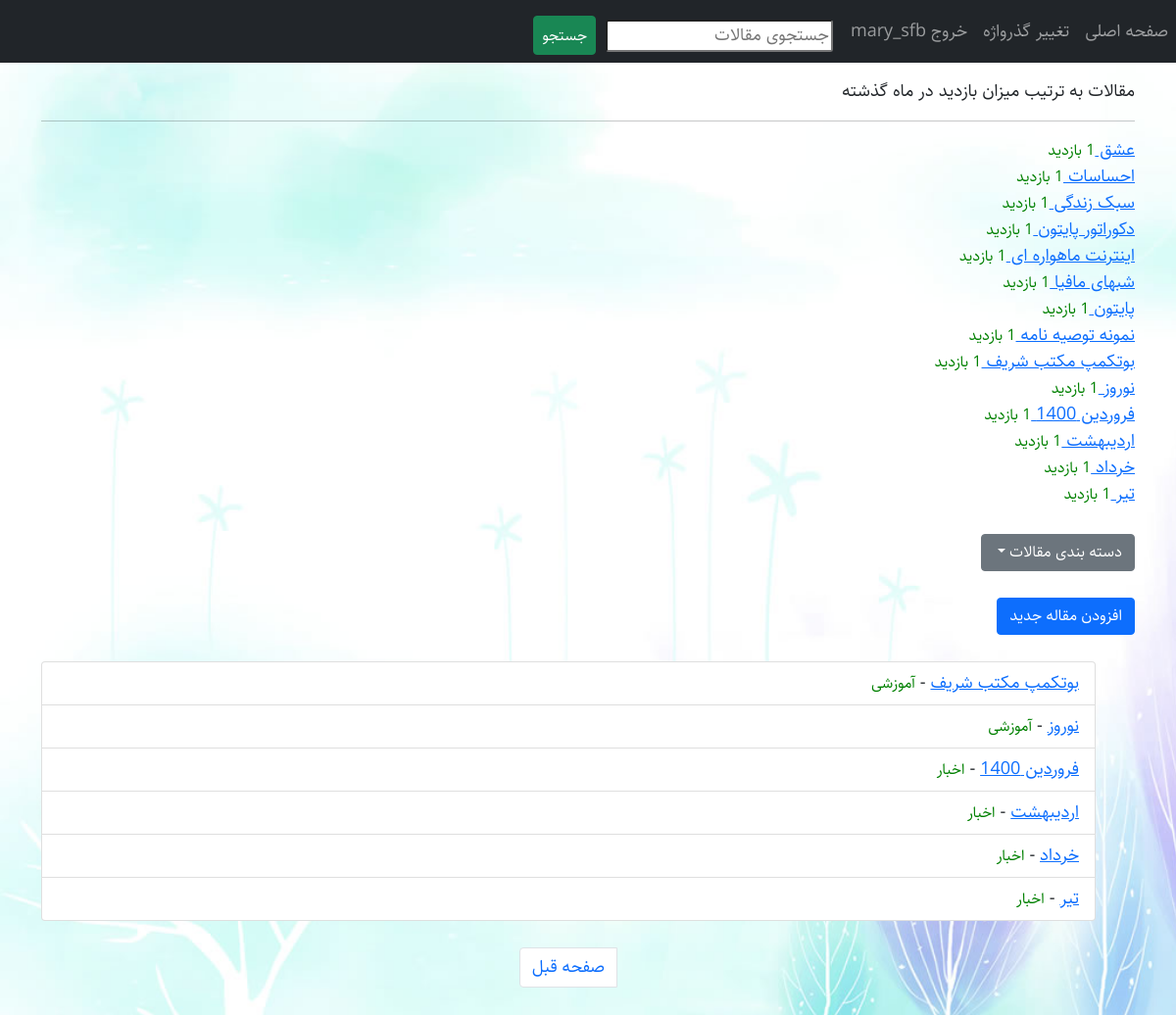
/?page=2 (signed in), run on the app's committed database.
### myblog/models.py (models this page shows, shortened)
class Article(models.Model):
    STATUS = (
        ('draft', 'Draft'),
        ('publish', 'Publish')
    )
    title = models.CharField(max_length=120, verbose_name='عنوان')
    slug = models.SlugField(max_length=120, unique=True)
    body = RichTextUploadingField(blank=True, null=True, verbose_name='بدنه مقاله')
    category = models.ManyToManyField(Category, related_name='articles', verbose_name='دسته بندی')
    publish_time = models.DateTimeField(default=timezone.now, verbose_name='زمان انتشار')
    created = models.DateTimeField(auto_now_add=True)
    updated = models.DateTimeField(auto_now=True)
    status = models.CharField(max_length=100, choices=STATUS, default='draft', verbose_name='وضعیت')
    writer = models.ForeignKey(User, on_delete=models.CASCADE, verbose_name='نویسنده')
    objects = PublishedArticleManager()
    hits = models.ManyToManyField(IPAddress, blank=True, through='ArticleHit', related_name='hits')
    class Meta:
        verbose_name = 'مقاله'
        verbose_name_plural = 'مقالات'
    def jpublish(self):
        return jalali_convertor(self.publish_time)
    jpublish.short_description = 'زمان انتشار'
    def get_absolute_url(self):
        return reverse('myblog:article_detail', args=[self.id, self.slug])
    def category_published(self):
        return self.category.filter(status=True)

class Category(models.Model):
    title = models.CharField(max_length=200)
    slug = models.SlugField(max_length=100, unique=True)
    status = models.BooleanField(default=True)
    position = models.IntegerField()
    class Meta:
        verbose_name = 'دسته بندی'
        verbose_name_plural = 'دسته بندی ها'
        ordering = ('position',)
    def get_absolute_url(self):
        return reverse('myblog:category', args=[self.slug])

### myblog/views.py (the view)
# urls.py: path('', views.all_articles, name='all_articles'),
def all_articles(request):
    last_month = datetime.today() - timedelta(days=30)
    all_articles = Article.objects.published()
    paginator = Paginator(all_articles, 8)
    page = request.GET.get('page')
    articles = paginator.get_page(page)
    categories = Category.objects.filter(status=True)
    popular_articles = Article.objects.published().annotate(count=Count('hits', filter=Q(articlehit__created__gt=last_month))).order_by('-count')
    context = {'categories': categories,
               'articles': articles,
               'popular_articles': popular_articles}
    return render(request, 'myblog/all_articles.html', context)

### myblog/models.py (called while the page is built)
    def published(self):
        return self.filter(status='publish')

### myblog/templates/myblog/all_articles.html (shortened to what this page needs)
{% extends 'base.html' %}
{% load static %}
{% block custom_tags %}
<link href="{% static 'myblog/css/style.css' %}" rel="stylesheet">
<link href="{% static 'myblog/css/rtl.css' %}" rel="stylesheet">
{% endblock %}
{% block content %}
<div class='popular-articles'>
    <p>مقالات به ترتیب میزان بازدید در ماه گذشته</p>
    <hr>
    {% for article in popular_articles %}
    <div>
        <a href="{% url 'myblog:article_detail' article.id article.slug %}">{{ article.title }}  </a><small>{{ article.hits.count }} بازدید</small>
    </div>
    {% endfor %}
</div><br/>
<div class="dropdown">
  <button class="btn btn-secondary dropdown-toggle" type="button" id="dropdownMenuButton1" data-bs-toggle="dropdown" aria-expanded="false">
دسته بندی مقالات  </button>
</div>
<br/>
<a href="{% url 'myblog:article_create' %}" class="btn btn-primary">افزودن مقاله جدید</a>
<br/><br/>
    <ul class="list-group">
    {% for article in articles %}
         <li class="list-group-item"><a href="{{ article.get_absolute_url }}">{{ article.title }}</a> -
             <small>{% for c in article.category_published.all %}
            {{ c.title }}
            {% endfor %}</small>
         </li>
    {% endfor %}
    </ul><br/>
<nav aria-label="Page navigation example">
  <ul class="pagination justify-content-center">
    <li class="page-item">
         {% if articles.has_previous %}
      <a class="page-link" href="{% url 'myblog:all_articles' %}?page={{ articles.previous_page_number }}" tabindex="-1">صفحه قبل</a>
        {% endif %}
    </li>
  </ul>
</nav>
<br/>
{% endblock %}

### templates/inc/navbar.html
<nav class="navbar navbar-expand-lg navbar-dark bg-dark">
  <div class="navbar-nav">
    <a class="nav-item nav-link" href="{% url 'myblog:all_articles' %}">صفحه اصلی </a>
    {% if request.user.is_authenticated %}
       <a class="nav-item nav-link" href="{% url 'accounts:password_change' %}">تغییر گذرواژه</a>
        <a class="nav-item nav-link" href="{% url 'accounts:user_logout' %}">خروج {{ request.user }}</a>
    {% else %}
    <a class="nav-item nav-link" href="{% url 'accounts:user_login' %}">ورود</a>
    <a class="nav-item nav-link" href="{% url 'accounts:user_register' %}">ثبت نام</a>
    {% endif %}
  </div>
    <form class="form-inline mt-2" action="{% url 'myblog:search' %}">
        <input type="text" name="q" placeholder="جستجوی مقالات" style="margin-right:10px;border-radius:3px">
        <button class="btn btn-success" style="padding:8px;margin-right:5px;height:40px">جستجو</button>
    </form>
</nav>

### static/myblog/css/rtl.css (style rules this page uses)
body { direction: rtl; text-align: right; font-family: "Sahel"; font-size: 18px; }

### static/myblog/css/style.css (style rules this page uses)
small { color : green; }
body { background-image: url('../img/background.jpg'); background-size:cover; }

### data on the page
Article: title "عشق"
Article: title "احساسات"
Article: title "سبک زندگی"
Article: title "دکوراتور پایتون"
Article: title "اینترنت ماهواره ای"
Article: title "شبهای مافیا"
Article: title "پایتون"
Article: title "نمونه توصیه نامه"
Article: title "بوتکمپ مکتب شریف"
Article: title "نوروز"
Article: title "فروردین 1400"
Article: title "اردیبهشت"
Article: title "خرداد"
Article: title "تیر"
Category: title "آموزشی"
Category: title "اخبار"

### other printed values
{{ request.user }} "mary_sfb"
